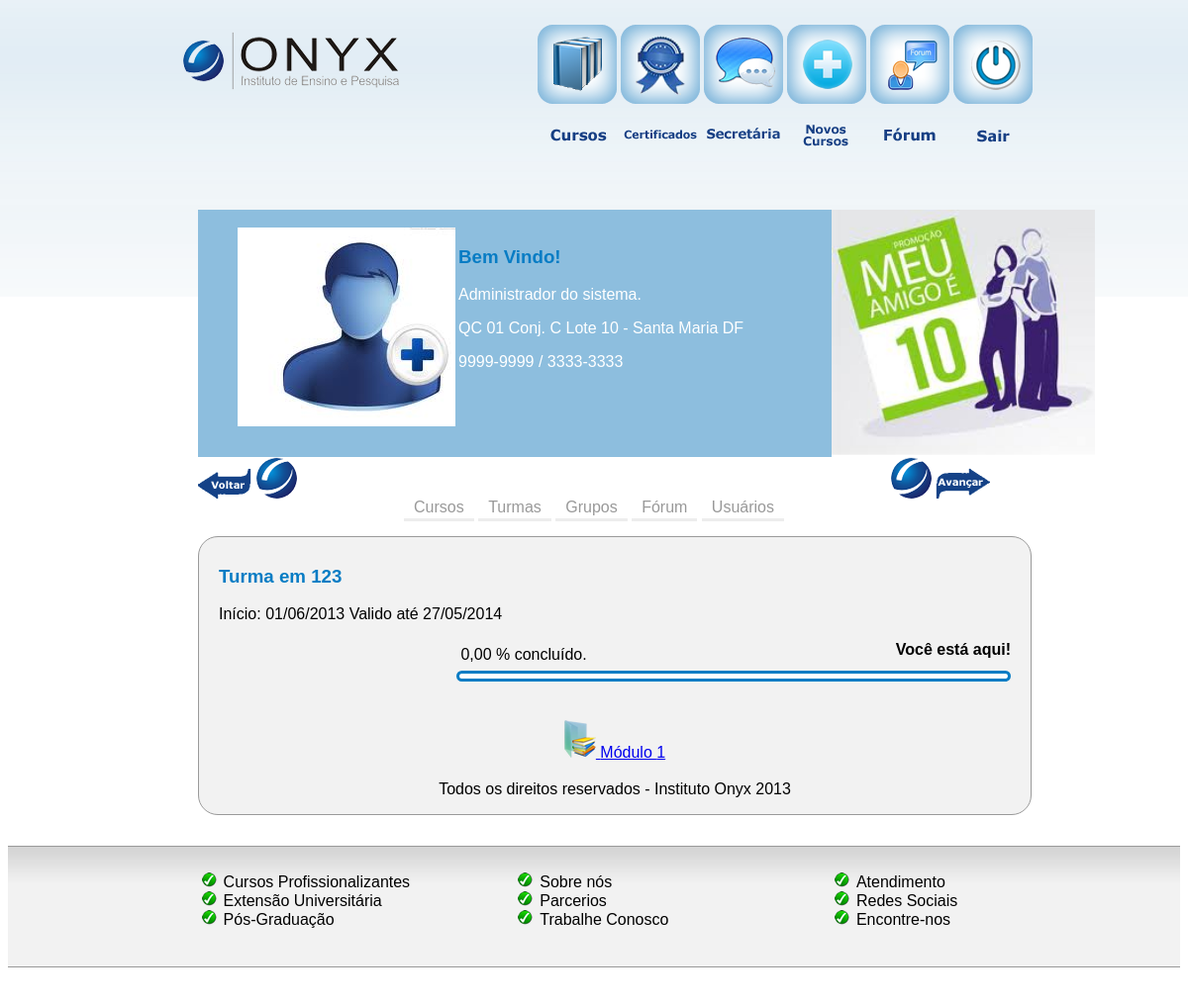
Screenshot of /adm/turma/exibe.php?turma=6 (signed in) with the database file from the repository.
### tables this page shows
CREATE TABLE IF NOT EXISTS `turma` (
  `id` int(5) NOT NULL AUTO_INCREMENT,
  `nome` varchar(255) NOT NULL,
  `quantidade` int(5) NOT NULL,
  `dataInicio` date NOT NULL,
  `nome_pasta` varchar(255) NOT NULL,
  `observacao` text NOT NULL,
  `qtd_mod` int(5) NOT NULL,
  `validade` int(5) NOT NULL,
  `ativo` int(5) NOT NULL,
  `validadeModulo` int(5) NOT NULL,
  `descricao` text NOT NULL,
  `ementa` text NOT NULL,
  `valor` varchar(255) NOT NULL,
  `dataCadastro` datetime NOT NULL DEFAULT CURRENT_TIMESTAMP,
  PRIMARY KEY (`id`)
);

### adm/turma/exibe.php (the view, shortened to what this page needs)
<?php
include("../header.php");
?>
<div id="conteudo_curso">
  <?php
  $turma_id =$_GET['turma'];
  $resultado = mysql_query("select * from turma t left join turma_usuario tu on t.id = tu.usuario_id where t.id=".$turma_id."");
  $row = mysql_fetch_array($resultado);
  $aula_total = $row['qtd_mod'];
  $aula_atual = $row['aula_atual'];
  $validadeAula = $row['validadeModulo'];
  $path = $row['nome_pasta']."/";
  $diretorio = dir($path);
  echo "<h3>Turma em ".$row['nome']."</h3>";
  $hoje = date("d/m/Y");
  $data_atual = explode("/", $hoje);
  $dia_atual = $data_atual[0];
  $mes_atual = $data_atual[1];
  $ano_atual = $data_atual[2];
  $dias = $row['validade'];
  $dataVinculo = $row['dataInicio'];
  $validade = date('d/m/Y', strtotime("+".$dias." days",strtotime($dataVinculo)));
  $data_validade = explode("/", $validade);
  $dia_validade = $data_validade[0];
  $mes_validade = $data_validade[1];
  $ano_validade = $data_validade[2];
    $validade = date('d/m/Y', strtotime("+".$dias." days",strtotime($dataVinculo)));
    $inicio = strftime("%d/%m/%Y", strtotime($dataVinculo));
  if (($dia_atual > $dia_validade) and ($mes_atual >= $mes_validade) and ($ano_atual >= $ano_validade)) {
    echo "Curso Expirado (Turma)! <br />";
    echo "Inicio " . $inicio." <br />";
    echo "Validade " . $validade." <br />";
    }else{
      echo "Início: ". $inicio ." Valido até ".$validade."<br /><br />";
      $porcetagem = 100;
      $hoje = date('Y/m/d');
      $diff =  strtotime($hoje) - strtotime($dataVinculo);
      $totalDias = ceil($diff/86400);
      $aula = ($aula_atual*($porcetagem)) / ($aula_total);
      echo "<div id='direita' align='right'>";
      echo "<h4 class='aqui'>Você está aqui!</h4>";
      echo "<div id='progressbar_box' align='left'>&nbsp;".number_format($aula, 2, ',', '')." % concluído.";
      echo "<div id='progressbar100' style='width=100%'>";
      echo "</div>";
      echo "</div>";
      echo "</div> <br /><br />";
      echo "<table width='100%'><tr>";
      while($arquivo = $diretorio -> read()){
        if($arquivo != '.' && $arquivo !='..'){
          if ((($arquivo*$validadeAula)-$validadeAula) < $totalDias) {
            echo "<td align='center'><a href='turma/conteudo.php?turma=".$turma_id."&aula=".$arquivo."'><img src='../imagens/icone/pasta.png'/> Módulo ".$arquivo."</a></td>";
         }
       }
     }
   }
 ?>
</tr>
</table>
<p align="center"> Todos os direitos reservados - Instituto Onyx 2013</p>
</div>
<?php include('../footer.php') ?>

### adm/css/style-adm.css (style rules this page uses)
body { font-family: Arial; background: url(../../imagens/topo-adm.png)repeat-x;height: 300px;width: auto; font-size: 16px; }
#conteudo_curso { width: 100%;height: auto;float: left;border-radius: 1em;margin: 0 0 0 0;-moz-border-radius: 20px;-webkit-border-radius: 20px;border-radius: 20px;background-color: #F2F2F2;border-color: #9A9A9A;border-width: thin; border-style: solid;padding: 10px 20px 0 20px; text-align: justify; }
h3 { color: #077CC4; }
h4 { color: #000000; }
#progressbar_box { width: 70%;margin: -20px 0 0 0;line-height: 200%; }
#progressbar100 { background-color: #ffffff;border-width: medium; border-style: solid; border-color: #077CC4;-moz-border-radius: 100px;-webkit-border-radius: 100px;border-radius: 100px; color: #FFFFFF;height: 5px; }
.aqui { margin: 0; }

### rows the page displays
turma: nome "123", dataInicio "01/06/2013", validade "27/05/2014", aula "0,00"

### other values shown
$arquivo "1"
